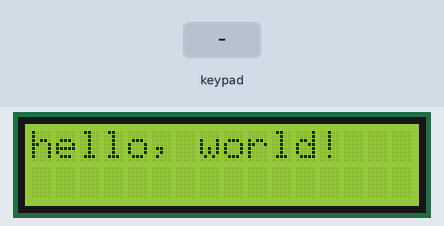
This sketch was run on a simulated Arduino Uno, built with avr-gcc and run on an emulated ATmega328P. Shown: 16×2 character LCD. The test bench sets the inputs (shaded band). What the sketch prints to the serial monitor is not drawn.

Above: at 1.2 s.
1.3 s: keypad keys 1 3 1 0 9 8 # pressed 0.4 s apart
At 4.5 s:
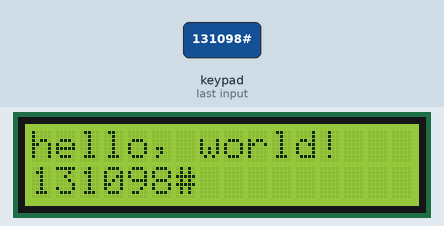
5.6 s: key 'A' pressed
At 6.1 s:
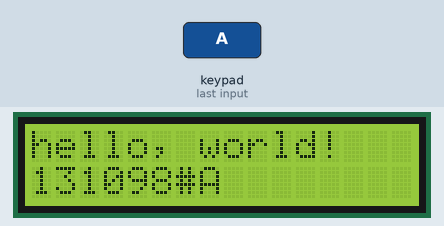
7.1 s: key 'B' pressed
At 8.3 s:
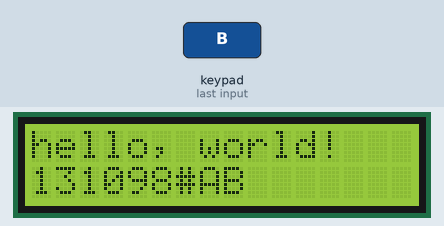
8.6 s: keypad keys 1 3 1 0 9 8 * pressed 0.4 s apart
At 11.4 s:
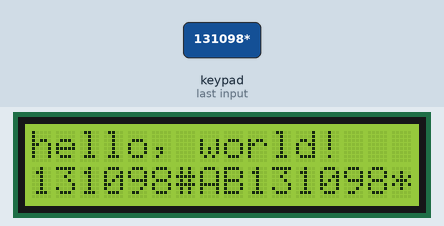
Timing chart, 0 to 12.9 s (numbered marks = the images above; inputs shaded):
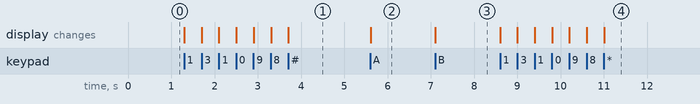

The sketch:

keypadANDlcd.ino
```cpp
#include <Keypad.h>
#include <LiquidCrystal.h>

// initialize the library by associating any needed LCD interface pin
// with the arduino pin number it is connected to
const int rs = 12, en = 11, d4 = 5, d5 = 4, d6 = 3, d7 = 2;
LiquidCrystal lcd(rs, en, d4, d5, d6, d7);

const byte ROWS = 4;
const byte COLS = 4;
char keys[ROWS][COLS] = {
  {'1','2','3','A'},
  {'4','5','6','B'},
  {'7','8','9','C'},
  {'*','0','#','D'}
};
byte rowPins[ROWS] = {13, 10, 9, 8}; //connect to the row pinouts of the keypad
byte colPins[COLS] = {7, 6, A0, A1}; //connect to the column pinouts of the keypad

Keypad keypad = Keypad( makeKeymap(keys), rowPins, colPins, ROWS, COLS );

void setup(){
  Serial.begin(9600);
  // set up the LCD's number of columns and rows:
  lcd.begin(16, 2);
  // Print a message to the LCD.
  lcd.print("hello, world!");
  lcd.setCursor(0, 1);
}

void loop(){
  char key = keypad.getKey();

  if (key){
    Serial.println(key);
    lcd.print(key);
  }
}
```

Measured:
- after the input at 1.3 s, the display: first changes at once (image 1 shows a later state)
- after the input at 5.6 s, the display: changes at once (image 2)
- after the input at 7.1 s, the display: changes at once (image 3)
- after the input at 8.6 s, the display: first changes at once (image 4 shows a later state)
